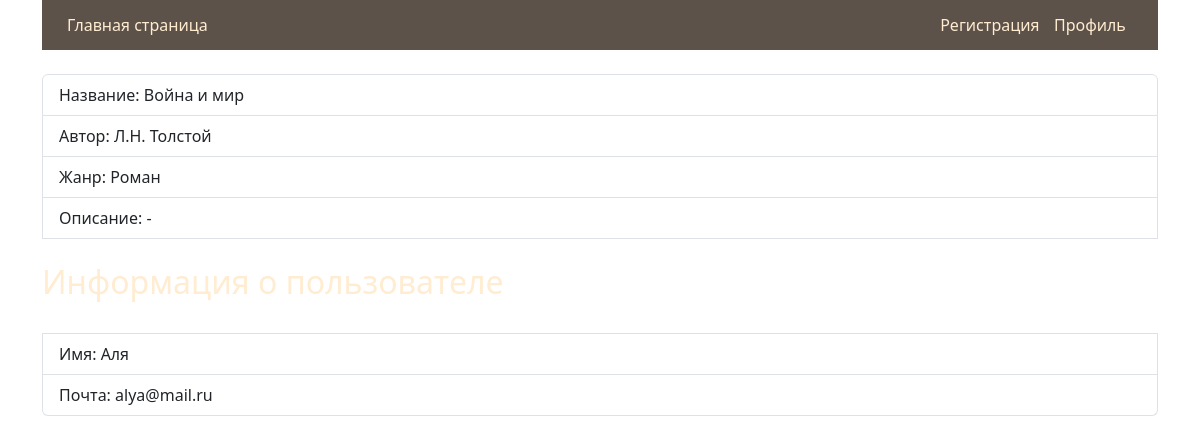
The page /book_card/3 on the database its author committed.
### models.py (models this page shows)
class advt(SQLModel, table=True):
    id: Optional[int] = Field(default=None, primary_key=True)
    user_id: Optional[str] = Field(default=None)
    title: str
    author: str
    genre: str
    desc: str

class User(SQLModel, table=True):
    id: Optional[int] = Field(default=None, primary_key=True)
    name: str
    email: str
    password: str

### main.py (the view)
@app.get('/book_card/{advt_id}', tags=['Pages'])
async def get_book_page(request: Request, advt_id: int):
    cookie = request.cookies.get('id')
    flag = False
    if cookie != None:
        flag = True
    advt_statement = select(advt).where(advt.id == advt_id)
    advt_result = session.exec(advt_statement).first()
    statement = select(User).where(User.id == advt_result.user_id)
    result = session.exec(statement).first()
    return templates.TemplateResponse(
        request=request,
        name='book_card.html',
        context={
            'id': advt_result.id,
            'user_id': cookie,
            'title': advt_result.title,
            'author': advt_result.author,
            'genre': advt_result.genre,
            'desc': advt_result.desc,
            'result': result,
            'flag': flag
        }
    )

### templates/book_card.html (shortened to what this page needs)
<!DOCTYPE html>
<html lang="en">
<head>
    <link href="https://cdn.jsdelivr.net/npm/bootstrap@5.3.3/dist/css/bootstrap.min.css" rel="stylesheet"
>
</head>
<body>
    <div class="container">
        <div style='height:45px; background-color: #483C32e1; display: flex;
        justify-content: space-between; align-items: center;
        padding: 25px;' class="header">
            <div class="left">
                <a href="/"> <span style="color:#FFECD1"> Главная страница </span> </a>
            </div>
            <div style="width: 200px; display: flex; justify-content: space-around;" class="right">
                {% if flag == False %}
                <a href="/registration"> <span style="color:#FFECD1"> Регистрация </span> </a>
                {% endif %}
                <a href="/login"> <span style="color:#FFECD1"> Профиль </span> </a>
            </div>
        </div>
        <br>
        {%block body%}
        <ul class="list-group">
            <li class="list-group-item">Название: {{title}}</li>
            <li class="list-group-item">Автор: {{author}}</li>
            <li class="list-group-item">Жанр: {{genre}}</li>
            <li class="list-group-item">Описание: {{desc}}</li>
            <br>
            <h2> <span style="color:#FFECD1"> Информация о пользователе </span> </h2>
            <br>
            <li class="list-group-item">Имя: {{result.name}}</li>
            <li class="list-group-item">Почта: {{result.email}}</li>
        </ul>
        {% endblock %}
    </div>
</body>
</html>

### templates/book_card.html (style rules this page uses)
a { text-decoration: none; color: #ffffff; }
body { background: url(https://catherineasquithgallery.com/uploads/posts/2023-01/1674536674_catherineasquithgallery-com-p-fon-korichnevie-knigi-215.jpg) center center no-repeat fixed; background-size:cover; }

### rows shown on the page
advt: title "Война и мир", author "Л.Н. Толстой", genre "Роман"
User: name "Аля", email "alya@mail.ru"

### other values the page prints
{{ desc }} "-"
